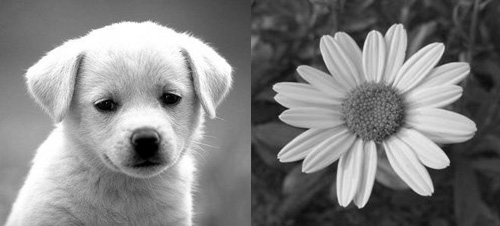
#> input picture Lab_6II/grey.jpg, 500 x 226 px, found by its file name
$ python Exercise-Poisson.py
#> lines starting #> are read from the running program, lines starting #| are printed output that depends on the picture
import cv2
import numpy as np
import matplotlib.pyplot as plot

img = cv2.imread('D:\APU Stuff\Bachelor of Computer Science (Intelligent Systems) [APD2F2202CS(IS)]\Semester 2\Imaging & Special Effects [CT029-3-2-ISE]\Mine\Labs\ISE-Labs\Lab_6II\grey.jpg',0)
#> img is the input picture: shape (226, 500); min 0, max 255, mean 129.6

poisson = np.random.poisson(img)
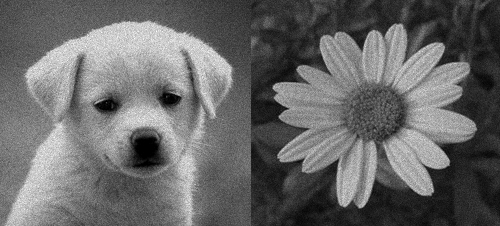
#> poisson: shape (226, 500) int64; min 0, max 315, mean 129.6; drawn with min black and max white

plot.hist(poisson)
plot.show()
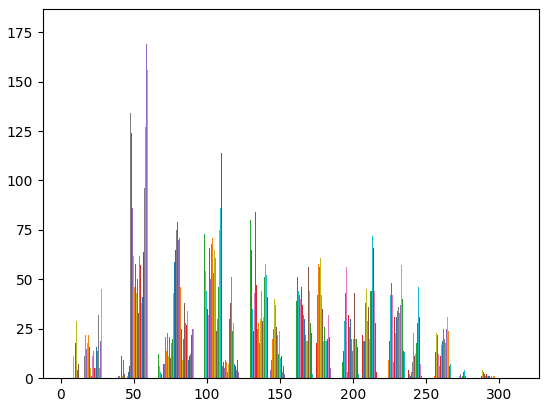
#> figure drawn by matplotlib, 1 panel; tallest bar 108 high, from x = 129.1 to 129.2; tallest bar 112 high, from x = 129.2 to 129.3; tallest bar 103 high, from x = 129.3 to 129.3

poisson = poisson.reshape(img.shape[0],img.shape[1]).astype('uint8')
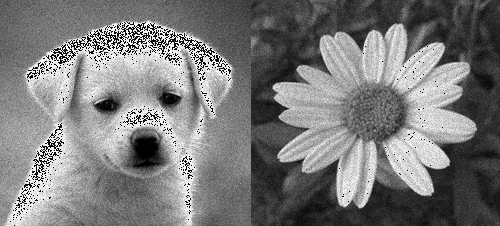
#> poisson: shape (226, 500); min 0, max 255, mean 122.5
cv2.imshow('noise',poisson)

img_poisson = cv2.add(poisson,img)
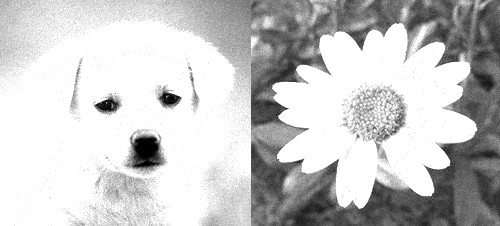
#> img_poisson: shape (226, 500); min 0, max 255, mean 198.9

cv2.imshow('Noise Image',img_poisson)
cv2.waitKey(0)
